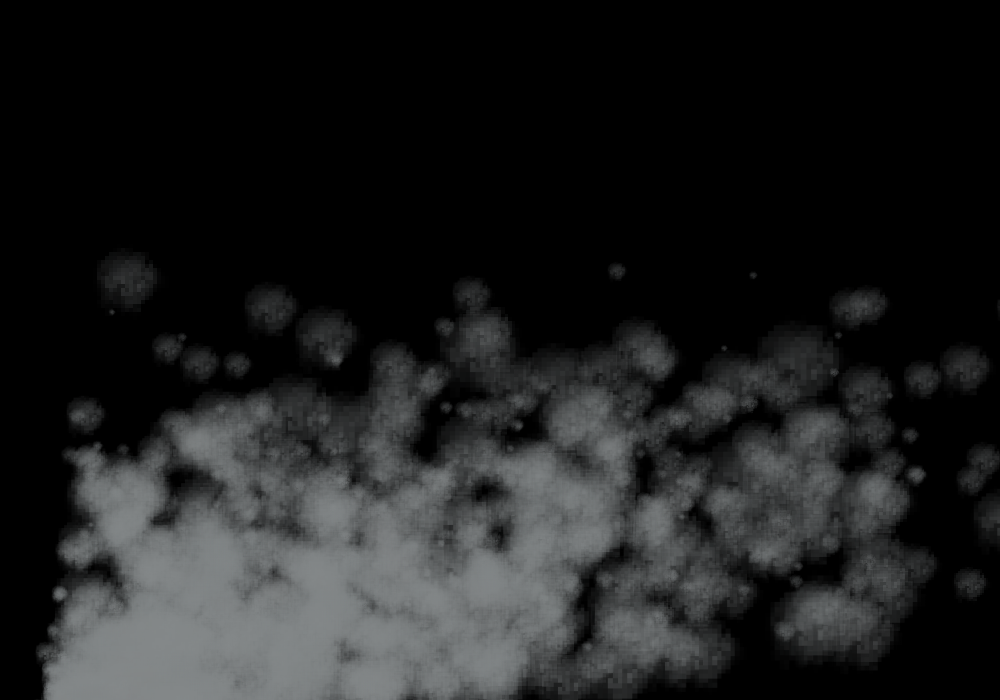
#> input picture assets/generated/vid_406_mask.png, 1000 x 700 px
$ python overlaying_mask.py
#> lines starting #> are read from the running program, lines starting #| are printed output that depends on the picture; pictures that were not available may be replaced by others from this repository, and a replacement may not be noted
import cv2
import numpy as np
from pathlib import Path
from PIL import Image


def overlay_smoke(
    image: np.ndarray, smoke: np.ndarray, alpha_factor: float = 0.5
) -> np.ndarray:
    """
    A function to overlay smoke on an image.

    Args:
    - image (np.ndarray): The background image (4 channels - BGRA).
    - smoke (np.ndarray): The smoke image (3 channels - BGR).
    - alpha_factor (float): A scaling factor for smoke transparency (0 to 1).

    Returns:
    - np.ndarray: The image with smoke overlayed.

    """
    # Convert smoke to grayscale for alpha calculation
    smoke_gray = cv2.cvtColor(smoke, cv2.COLOR_BGR2GRAY)

    # Normalize the grayscale image to create transparency
    smoke_alpha = cv2.normalize(
        smoke_gray, None, alpha=0, beta=255, norm_type=cv2.NORM_MINMAX
    )
    smoke_alpha = (smoke_alpha * alpha_factor).astype(
        np.uint8
    )  # Adjust intensity with alpha factor

    # Add an alpha channel to the smoke image
    smoke_rgba = cv2.cvtColor(smoke, cv2.COLOR_BGR2BGRA)
    smoke_rgba[:, :, 3] = smoke_alpha  # Assign the calculated alpha channel

    # Convert the input image and smoke image to PIL for alpha composition
    pimg = Image.fromarray(image, "RGBA")
    psmoke = Image.fromarray(smoke_rgba, "RGBA")

    # Use alpha_composite to overlay smoke on the image
    pimg.alpha_composite(psmoke)

    return np.array(pimg)


if __name__ == "__main__":
    project_root = Path(__file__).resolve().parent.parent
    smoke_path = project_root / "assets/generated/vid_406_mask.png"
    image_path = project_root / "assets/me.jpg"

    # Load images: IMPORTANT to read as 24 bit smoke image
    smoke = cv2.imread(str(smoke_path), cv2.IMREAD_COLOR)
#> smoke is the input picture: shape (700, 1000, 3); mean B, G, R 31.1, 30.9, 30
    image = cv2.imread(str(image_path), cv2.IMREAD_COLOR)
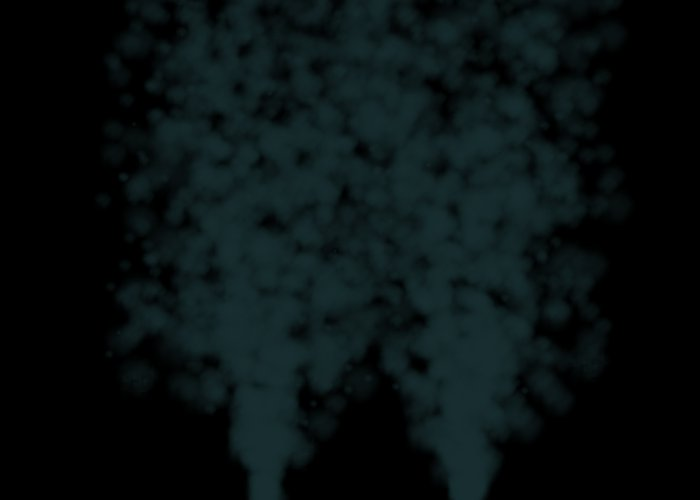
#> input picture assets/augmented_smoke_image.jpg, 700 x 500 px, given in place of me.jpg, which was not available
#> image is the input picture: shape (500, 700, 3); mean B, G, R 17.6, 16.7, 8.2

    # Resize the images
    image = cv2.resize(image, (700, 500))
    smoke = cv2.resize(smoke, (image.shape[1], image.shape[0]))
#> smoke: shape (500, 700, 3)

    # Convert the image to BGRA (add alpha channel)
    image_bgra = cv2.cvtColor(image, cv2.COLOR_BGR2BGRA)

    # Overlay smoke
    overlayed_image = overlay_smoke(image_bgra, smoke, alpha_factor=0.99)
#> in overlay_smoke, `smoke_alpha = cv2.normalize( smoke_gray, None, alpha=0, beta=255, norm..`:
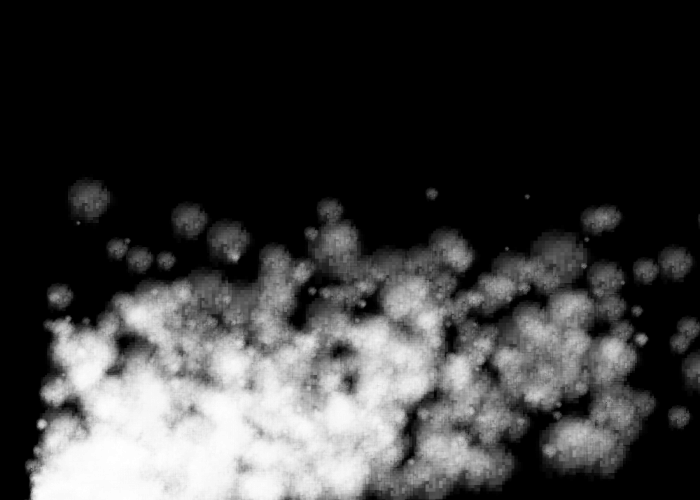
#> smoke_alpha: shape (500, 700); min 0, max 255, mean 57.9
#> in overlay_smoke, `pimg.alpha_composite(psmoke)`:
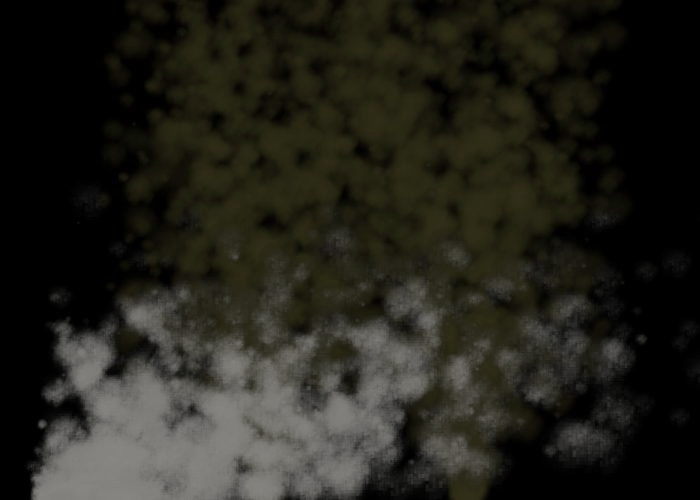
#> pimg: PIL image 700x500 RGBA; mean R, G, B, A 35.3, 34.4, 27.1, 255

    # Combine images for comparison
    compare_images = np.hstack(
        (image_bgra, cv2.cvtColor(smoke, cv2.COLOR_BGR2BGRA), overlayed_image)
    )
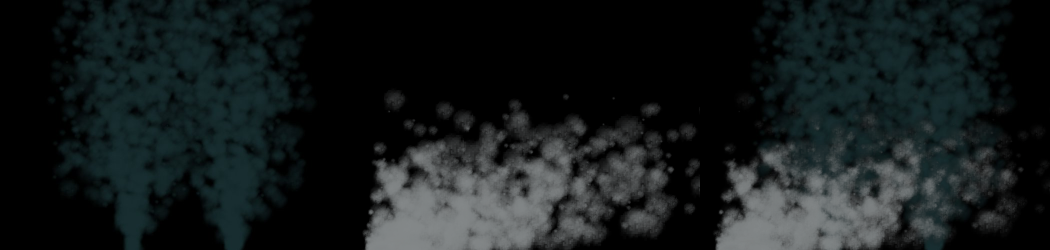
#> compare_images: shape (500, 2100, 4) (shown at 1/2 size); mean B, G, R, A 28, 27.3, 21.7, 255

    # Display the images
    cv2.imshow("Overlayed Image", compare_images)
    cv2.waitKey(0)
    cv2.destroyAllWindows()
